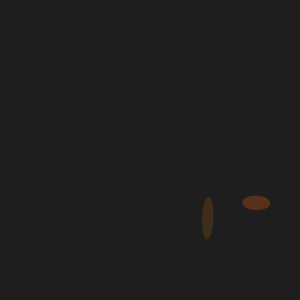
Frame 1 (no input)
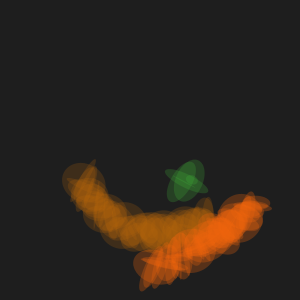
Frame 60 (the mouse pressed at the canvas centre just before this capture)
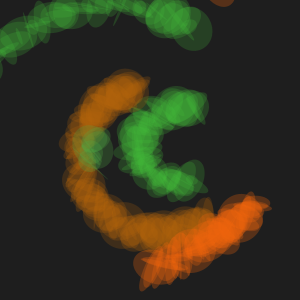
Frame 120 (the mouse held since frame 60 and released just before this capture)

The Processing sketch that drew these frames (run headless with seeded random() and noise(); from frame 60 on, the mouse is pressed at the canvas centre):

// Processing sketch: processing_39847
// ── processing_39847.pde

/*Joseph Kotay. Practice Computational Methods. Professor Nick Senseke. Week 6 Lecture Arrays
 *This code is from a previous example Nick provided called aarayDemo.
 *I editted the code to get a spiraling effect, trying to recretae something 
 similar to the Marius Watz composition from the week 4 lecture.*/

int num = 25; //stores number of ellipses
float mySize = 50;
float[] ypos = new float[num];
float[] speed = new float[num];
color[] myColors = new color[4];
int[] col = new int[num];

void setup() {

  size(300,300);
  background(30);
  frameRate(10);

  //assigns colors to the myColors array with varying transparencies.
  myColors[0] = color(80,170,67,random(50,70));
  myColors[1] = color(65,185,54,random(50,70));
  myColors[2] = color(240,100,10,random(50,70));
  myColors[3] = color(180,100,10, random(50,70));

  //use a loop to randomly seed ypos, speed, and col
  for(int i=num-1; i>=0; i--) {
    ypos[i] = random(0,height);
    speed[i] = random(-2,2);
    col[i] = floor(random(0,4));
  }
  noStroke();
  smooth();
}

void draw() {

  // use a transform and ratate the composition so that the ellipses draw a spiral pattern. 

  for(int i=0; i<width/num; i+=2) {
    pushMatrix();
    translate(width/2, height/2);
    rotate(frameCount*radians(2));
    //use the int from col[] to choose the fill from myColors[]
    fill(myColors[col[i]]);
    
    //draw the ellipse using ypos[]
    ellipse(width/num * i + width/num, ypos[i], random(mySize), random(mySize));
    //update ypos[] with speed[]
    ypos[i] = ypos[i] + speed[i];



    if(ypos[i] > height + mySize) ypos[i] = -mySize;
    if(ypos[i] < -mySize) ypos[i] = height - +mySize;
    popMatrix();

    if (frameCount==500) {
      noLoop();
    }
  }
}
